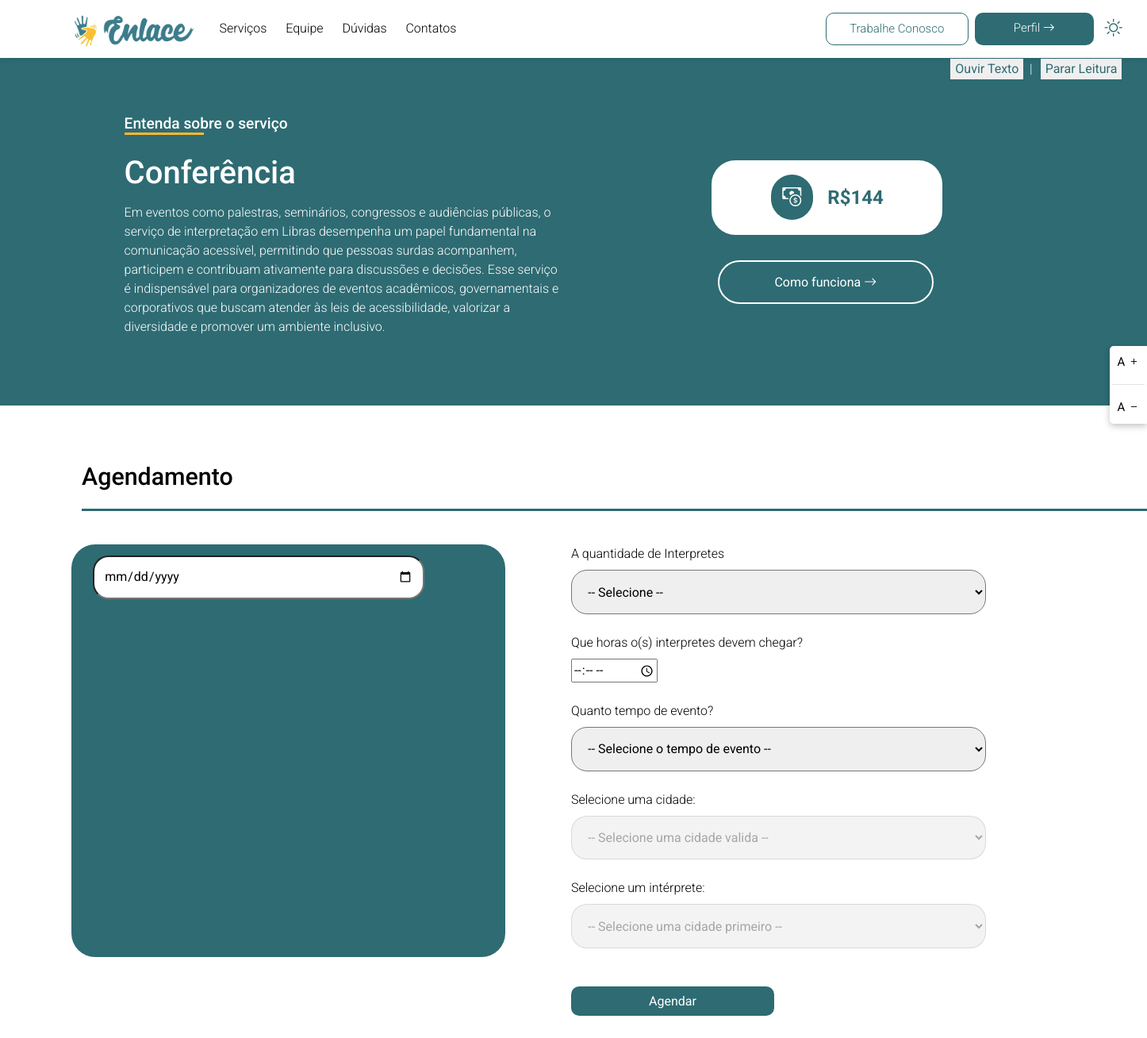
/paginas/agendamentoServicos.php?id=4, run on the app's committed database.
### tables this page shows
CREATE TABLE `servico` (
  `id` int(11) NOT NULL,
  `nome` varchar(255) NOT NULL,
  `sobre` varchar(1000) NOT NULL,
  `serve` varchar(500) NOT NULL,
  `preco` int(11) NOT NULL,
  `status` int(1) NOT NULL
);

### Adm/Model/conexao.class.php (called while the page is built, shortened)
<?php
class Conexao{
    protected function connect(){
        $this->servername = "localhost";
        $this->username = "root";
        $this->password = "";
        $this->dbname = "enlace";
        $conn = new mysqli($this->servername,$this->username,$this->password,$this->dbname);
        return $conn;
    }
}
?>

### Adm/Model/manager.class.php (called while the page is built, shortened)
<?php
require 'conexao.class.php';
class Manager extends Conexao{
    public function servicoPuxar($id){
        $dados['result'] = 0;
        $sql = "SELECT * FROM servico WHERE id = $id";
        $res = $this->connect()->query($sql);
        if($res->num_rows > 0){
            $dados['result'] = 1;
            while($row = $res->fetch_assoc()){
                $dados["id"] = $row["id"];
                $dados["nome"] = $row["nome"];
                $dados["sobre"] = $row["sobre"];
                $dados["serve"] = $row["serve"];
                $dados["preco"] = $row["preco"];
                $dados["status"] = $row["status"];
            }
        }
        return $dados;
    }
}

### paginas/agendamentoServicos.php (the view, shortened to what this page needs)
<?php
include "../Adm/Model/manager.class.php";
$manager = new Manager();
$id = $_GET["id"];
$dados = $manager->servicoPuxar($id);
?>
<!DOCTYPE html>
<html lang="en" data-theme="dark">
<head>
    <link rel="stylesheet" href="https://stackpath.bootstrapcdn.com/bootstrap/4.1.3/css/bootstrap.min.css">
    <link rel="stylesheet" href="https://cdn.jsdelivr.net/npm/bootstrap-icons@1.11.3/font/bootstrap-icons.min.css">
    <link rel="stylesheet" href="https://cdn.jsdelivr.net/npm/flatpickr/dist/flatpickr.min.css">
    <link rel="stylesheet" href="../assets - amanda2/style/styleAgendamento.css">
</head>
<body>
    <header>
        <nav class="navbar navbar-expand-lg navbar-light bg-light">
            <div class="container-fluid">
                <div class="colLogo">
                    <a class="navbar-brand" href="../index.php">
                        <img src="../assets - amanda2/logotipos/LOGOTIPO.png" alt="Logotipo da empresa Enlace - Clique para retornar à página inicial" title="Logotipo da Enlace - Clique para retornar à página inicial">
                    </a>
                </div>
                <div class="collapse navbar-collapse" id="navbarNav">
                    <ul class="navbar-nav mr-auto">
                        <li class="nav-item">
                            <a class="nav-link navUm text-content" href="servicos.php">Serviços&nbsp;&nbsp;</a>
                        </li>
                        <li class="nav-item">
                            <a class="nav-link navDois text-content" href="equipe.php">Equipe&nbsp;&nbsp;</a>
                        </li>
                        <li class="nav-item">
                            <a class="nav-link navTres text-content" href="duvidas.php">Dúvidas&nbsp;&nbsp;</a>
                        </li>
                        <li class="nav-item">
                            <a class="nav-link navTres text-content" href="contatos.php">Contatos</a>
                        </li>
                    </ul>
                    <div class="navbar-nav">
                        <a href="../Interprete/interpreteLogin.php" class="buttonContatos mr-2 text-content">Trabalhe Conosco</a>
                        <a href="../Cliente/clienteLogin.php" class="buttonPerfil text-content">Perfil <i class="bi bi-arrow-right"></i></a>
                    </div>
                </div>
                <i id="toggleTheme" class="bi bi-sun"></i>
            </div>
        </nav>
        <div class="divBotoes">
                <button class="text-content" onclick="lerTexto()">Ouvir Texto</button> &nbsp; |
                <button class="text-content" onclick="pararTexto()">Parar Leitura</button>
            </div>
    </header>
   <aside class="fixed-button" aria-label="Ajuste de Fonte">
        <button onclick="aumentarFonte()" aria-controls="main-content">A <i class="bi bi-plus"></i></button><br>
        <hr>
        <button onclick="diminuirFonte()" aria-controls="main-content">A <i class="bi bi-dash"></i></button>
    </aside>
    <div class="container-fluid">
        <div class="row rowBanner-servico">
            <div class="col-xl-6 col-lg-6 col-md-12 col-sm-12 colTexto-banner">
                <h2 class="text-content">Entenda sobre o serviço</h2>
                <h1 class="text-content"><?= $dados["nome"] ?></h1>
                <p class="text-content"><?= $dados["sobre"] ?></p>
            </div>
            <div class="col-xl-6 col-lg-6 col-md-12 col-sm-12 colPreco-banner">
                <div class="preco">
                    <i class="bi bi-cash-coin text-content"></i>
                    <span class="text-content">R$<?= $dados["preco"] ?></span>
                </div>
                <br><br>
                <a href="duvidas.php">Como funciona <i class="bi bi-arrow-right"></i></a>
                <br><br><br>
            </div>
        </div>
    </div>
    <form action="../Adm/Controller/ageController.php" method="post">
        <h1>Agendamento</h1>
        <div class="row">
            <div class="col-xl-6 col-lg-6 col-md-12 col-sm-12 colData-agendamentoTotal">
                <div class="colData-agendamento" class="text-content">
                    <input type="date" name="data" id="data" placeholder="Selecione uma data" class="text-content" required>
                </div>
                <br><br><br>
            </div>
            <div class="col-xl-6 col-lg-6 col-md-12 col-sm-12 colSelects-agendamento">
                <label for="quantInt"> A quantidade de Interpretes </label><br>
                <select name="quantInt" id="quantInt" required>
                    <option value="" disabled selected> -- Selecione -- </option>
                </select>
                <br><br>
                <label for="horaComeca"> Que horas o(s) interpretes devem chegar? </label><br>
                <input type="time" name="horaComeca" id="horaComeca" required><br><br>
                <label for="horaSer"> Quanto tempo de evento? </label><br>
                <select name="horaSer" id="horaSer" required>
                    <option value="" disabled selected> -- Selecione o tempo de evento -- </option>
                </select><br><br>
                <label for="cidade">Selecione uma cidade:</label><br>
                <select id="cidade" name="cidade" disabled required>
                    <option value="" disabled selected>-- Selecione uma cidade valida --</option>
                </select><br><br>
                <div id="interpretesContainer">
                    <label for="interprete">Selecione um intérprete:</label><br>
                    <select id="interprete" name="interprete" disabled required>
                        <option value="" disabled selected>-- Selecione uma cidade primeiro --</option>
                    </select><br><br>
                </div>
                <br>
                <input type="submit" value="Agendar" class="text-content agendarButton">
            </div>
            <br><br><br>
        </div>
    </form>
  </body>
  </html>
</body>
</html>

### Assets - amanda2/style/styleAgendamento.css (style rules this page uses)
body { margin: 0; padding: 0; background-color: var(--cor-fundo); font-family: Poppins, Roboto, Helvetica, Arial, sans-serif; font-weight: 300; font-size: 16px; overflow-x: hidden; }
.text-content { font-size: inherit; }
:root, :root[data-theme='dark'] { ----cor-principal: #2e6b73; --cor-secundaria: #FFC107; --cor-terciaria: #6C757D; --cor-fundo: #FFFFFF; --cor-fundo-maisclaro: #ffffff; --cor-preto-light: #000000; --cor-branco-light: #ffffff; --cor-sombra-preta-light: rgba(0, 0, 0, 0.05); }
.bg-light { box-shadow: 0 4px 6px var(--cor-sombra-preta-light); background-color: var(--cor-fundo) !important; }
.colLogo { display: flex; align-items: center; padding-left: 3%; }
.colLogo img { width: 180px; }
.nav-link { color: var(--cor-preto-light) !important; transition: color 0.3s ease; }
.buttonContatos { border: 1px solid var(----cor-principal); background: transparent; color: var(----cor-principal); padding: 8px 16px; font-size: 15px; text-align: center; transition: background-color 0.3s; width: 180px; border-radius: 10px !important; }
.buttonPerfil { color: #fff; background-color: var(----cor-principal); padding: 8px 16px; font-size: 15px; border: none; text-align: center; width: 150px; border-radius: 10px !important; }
#toggleTheme { color: var(----cor-principal); font-size: 1.4rem; margin-left: 1%; cursor: pointer; }
.fixed-button { position: fixed; top: 35%; right: 0; transform: translateY(-50%); z-index: 800; padding: 8px 3px; background-color: #ffffff; border-radius: 5px 0 0 5px; text-decoration: none; font-size: 15px; transition: background-color 0.3s; cursor: pointer; box-shadow: rgba(0, 0, 0, 0.24) 0px 3px 8px; }
.fixed-button button { background-color: transparent; border: none; cursor: pointer; }
.rowBanner-servico { background-color: var(----cor-principal); z-index: 800; padding: 5% 10%; height: auto; }
.colTexto-banner h2 { color: var(--cor-branco-light); font-size: 1.2rem; }
.colTexto-banner h2::after { color: var(--cor-preto-light); content: ''; display: block; width: 100px; height: 3px; background-color: #FDB92E; position: absolute; left: 10; margin-bottom: 5%; }
.colTexto-banner h1 { color: var(--cor-branco-light); margin-top: 5%; font-size: 2.5rem; }
.colTexto-banner p { color: var(--cor-branco-light); margin-top: 2.5%; font-size: 1rem; }
.colPreco-banner { padding: 5% 10% 0% 15%; }
.colPreco-banner .preco i { background-color: var(----cor-principal); padding: 5%; border-radius: 50px; font-size: 1.5rem; color: var(--cor-branco-light); }
.colPreco-banner span { color: var(--cor-branco-light); color: var(----cor-principal); font-weight: bold; font-size: 1.5rem; margin-left: 5%; }
.colPreco-banner .preco { background-color: var(--cor-branco-light); border-radius: 30px; padding: 10% 0%; text-align: center; }
.colPreco-banner a { text-decoration: none; color: var(--cor-branco-light); border: 2px solid var(--cor-branco-light); background-color: var(----cor-principal); font-weight: 400; padding: 5.5% 24%; border-radius: 40px; margin-top: 5%; margin-left: 2.5%; }
form { padding: 5% 5% 2.5% 2.5%; }
form h1 { margin-left: 5%; margin-bottom: 5%; font-size: 1.9rem; color: var(--cor-preto-light); }
form h1::after { color: var(--cor-preto-light); content: ''; display: block; width: 1350px; margin-top: 1.5%; height: 3px; background-color: var(----cor-principal); position: absolute; left: 10; margin-bottom: 5%; }
.colData-agendamentoTotal { padding: 0% 5%; }
.colData-agendamento { padding: 2.5% 5%; color: var(--cor-preto-light); margin-bottom: 5%; background-color: #2e6b73; height: 65vh; border-radius: 30px; }
.agendarButton { background-color: #2e6b73; color: #fff; padding: 1% 15%; border: none; border-radius: 10px; }
.colData-agendamento input { width: 85%; margin-bottom: 5%; padding: 2.5%; border-radius: 20px; }
.colSelects-agendamento { margin-bottom: 5%; color: var(--cor-preto-light); }
.colSelects-agendamento select { padding: 2.5%; border-radius: 20px; width: 80%; }

### paginas/agendamentoServicos.php (style rules this page uses)
.divBotoes { background-color: none; padding: 0.1%; display: flex; justify-content: flex-end; width: 20%; justify-content: center; align-items: center; color: #fff; position: absolute; right: 0; z-index: 999; }
.divBotoes button { margin-left: 10px; border: none; color: #2e6b73; background-color: none; }

### data on the page
servico: nome "Conferência", sobre "Em eventos como palestras, seminários, congressos e audiências públicas, o serviço de interpretação em Libras desempenha um papel fundamental na comunicação acessível, permitindo que pessoas surdas acompanhem, participem e contribuam ativamente para discussões e decisões. Esse serviço é indispensável para organizadores de eventos acadêmicos, governamentais e corporativos que buscam atender às leis de acessibilidade, valorizar a diversidade e promover um ambiente inclusivo.", preco "144"
